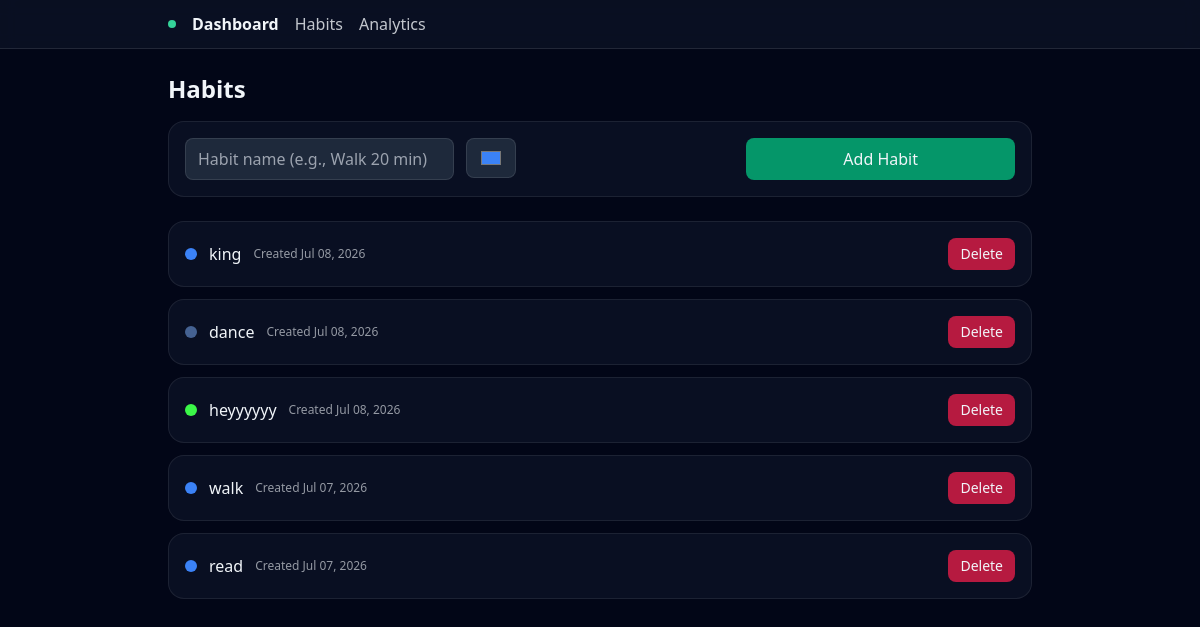
The page /habits on the database as committed earlier.
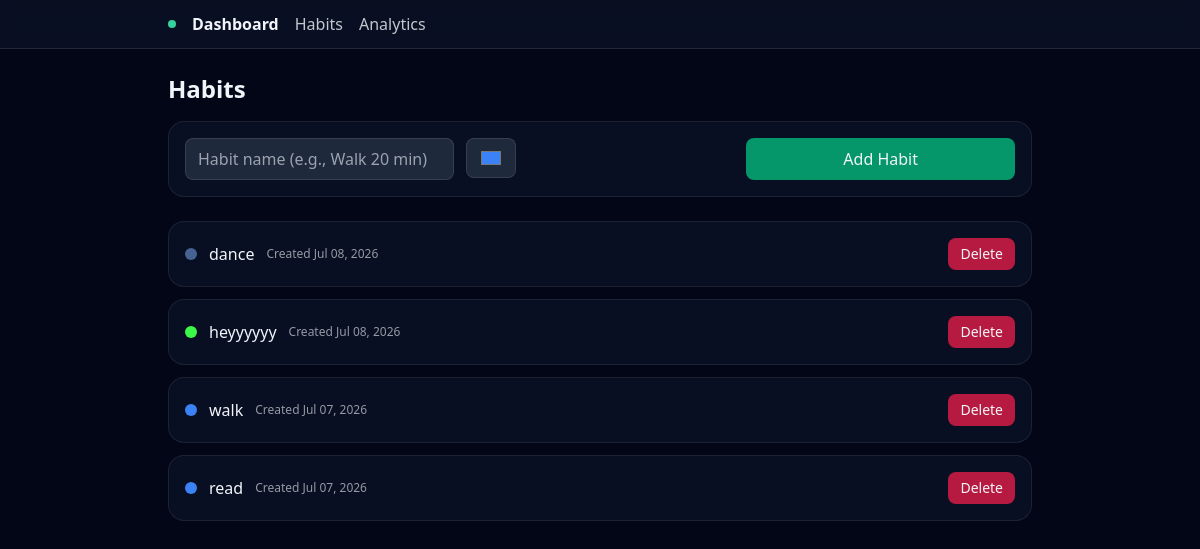
The same page on the database as committed later.
### app.py (models this page shows)
class Habit(db.Model):
    id = db.Column(db.Integer,primary_key=True)
    name = db.Column(db.String(120),nullable=False,unique=True)
    color = db.Column(db.String(9),default="#3b82f6")
    goal_type = db.Column(db.String(20),default='daily')
    target_per_day = db.Column(db.Integer,default=1)
    created_at = db.Column(db.Date,default=date.today)

### app.py (the view)
@app.route('/habits')
def habits():
    habits = Habit.query.order_by(Habit.created_at.desc()).all()
    return render_template('habits.html',habits=habits)

### templates/habits.html
{% extends 'base.html' %}
{% block content %}
    <h1 class="text-2xl font-semibold mb-4">Habits</h1>
    <form method="post" action="/habits/create" class="card rounded-2xl p-4 mb-6 grid md:grid-cols-3 gap-3">
      <input name="name" placeholder="Habit name (e.g., Walk 20 min)" class="px-3 py-2 rounded-lg bg-slate-800 border border-white/10" />
      <input name="color" type="color" value="#3b82f6" class="px-3 py-2 rounded-lg bg-slate-800 border border-white/10 h-10" />
      <button class="px-3 py-2 rounded-lg bg-emerald-600 hover:bg-emerald-500">Add Habit</button>
    </form>
    <div class="grid gap-3">
      {% if habits %}
      {% for habit in habits %}
      <div class="card rounded-2xl p-4 flex items-center justify-between">
        <div class="flex items-center gap-3">
          <div class="w-3 h-3 rounded-full" style="background:{{habit.color}}"></div>
          <div class="font-medium">{{habit.name}}</div>
          <div class="text-xs opacity-60">Created {{habit.created_at.strftime('%b %d, %Y')}}</div>
        </div>
        <form action="/habits/{{habit.id}}/delete" method="POST" onsubmit="return confirm('Delete this habit?')">
          <button class="px-3 py-1.5 rounded-lg bg-rose-600/80 hover:bg-rose-500 text-sm">Delete</button></form>
      </div>
      {% endfor %}
      {% endif %}
    </div>
{% endblock %}

### templates/base.html (shortened to what this page needs)
<!doctype html>
<html lang="en">
<head>
  <script src="https://cdn.tailwindcss.com"></script>
</head>
<body class="bg-slate-950 text-slate-100">
  <nav class="border-b border-white/10 bg-slate-900/60 backdrop-blur sticky top-0 z-10">
    <div class="max-w-4xl mx-auto px-4 py-3 flex items-center gap-4">
      <div class="w-2 h-2 rounded-full bg-emerald-400"></div>
      <a href="/" class="font-semibold">Dashboard</a>
      <a href="/habits" class="opacity-80 hover:opacity-100">Habits</a>
      <a href="/analytics" class="opacity-80 hover:opacity-100">Analytics</a>
    </div>
  </nav>
  <main class="max-w-4xl mx-auto px-4 py-6">
     {% block content %} {% endblock %}
  </main>
</body>
</html>

### templates/base.html (style rules this page uses)
.card { background:rgb(15 23 42 / 0.6);border:1px solid rgba(255,255,255,.08);border-radius:1rem; }

Rows that differ between the two databases and show on the page:
removed Habit: name "king", created_at "Jul 08, 2026"
